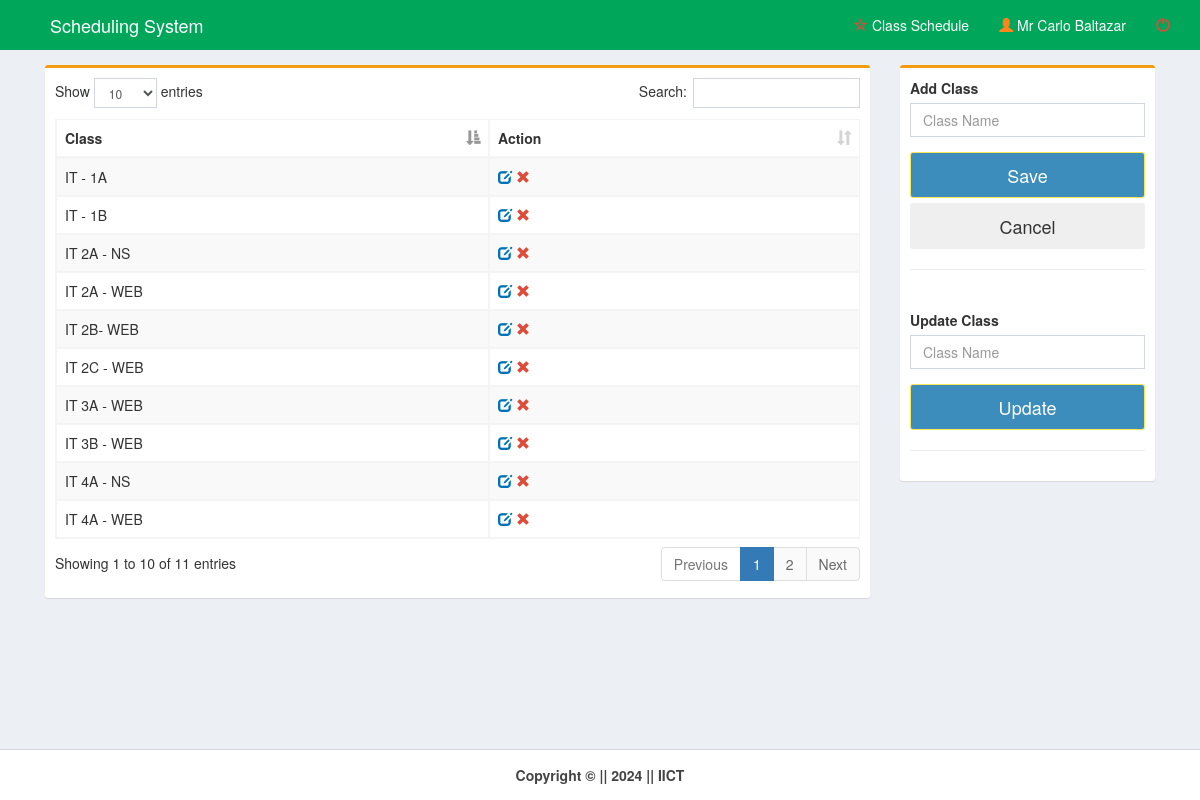
Before: /pages/class.php (signed in) with the older database file.
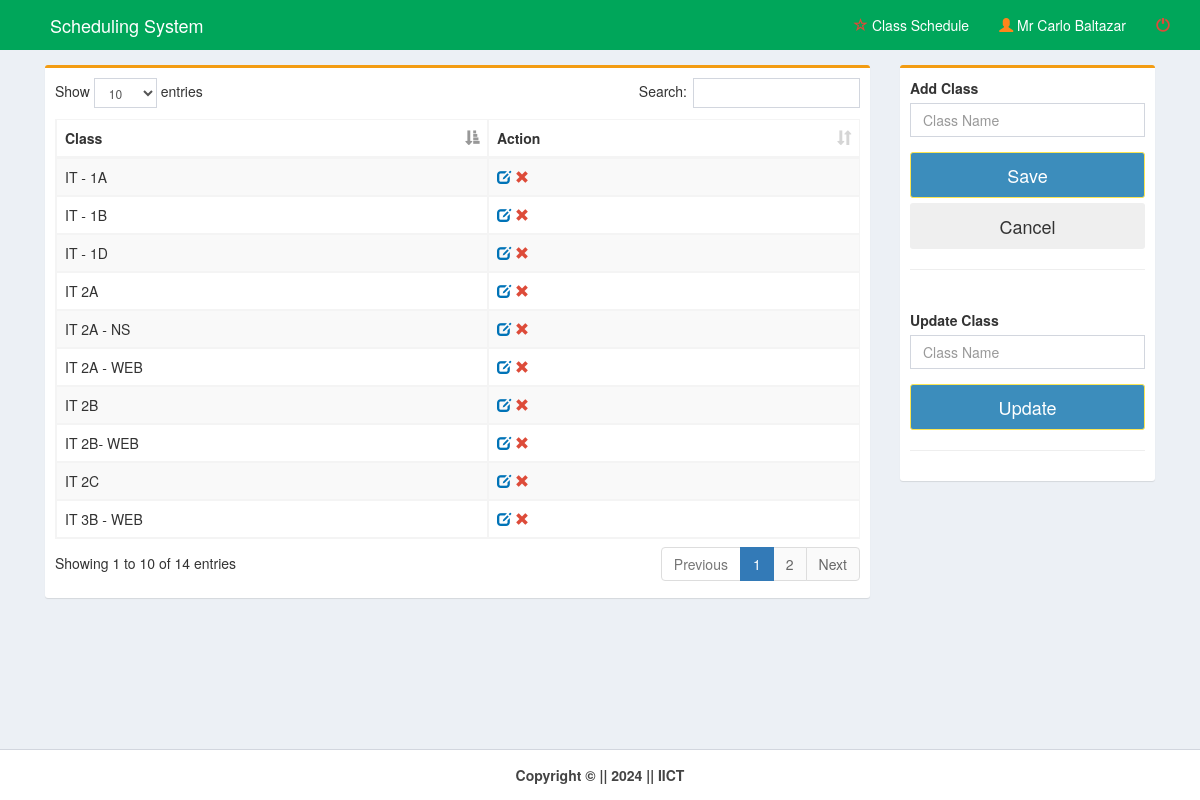
After: the same page with the newer database file.
### tables this page shows
CREATE TABLE `cys` (
  `cys_id` int(11) NOT NULL,
  `cys` varchar(20) NOT NULL
);

### pages/class.php (the view, shortened to what this page needs)
<!DOCTYPE html>
<html>
  <head>
    <link rel="stylesheet" href="../bootstrap/css/bootstrap.min.css">
    <link rel="stylesheet" href="../plugins/datatables/dataTables.bootstrap.css">
    <link rel="stylesheet" href="../dist/css/AdminLTE.min.css">
    <link rel="stylesheet" href="../plugins/select2/select2.min.css">
    <link rel="stylesheet" href="../dist/css/skins/_all-skins.min.css">
 </head>
  <body class="hold-transition skin-green layout-top-nav" onload="myFunction()">
    <div class="wrapper">
      <div class="content-wrapper">
        <div class="container">
          <section class="content">
            <div class="row">
	      <div class="col-md-9">
              <div class="box box-warning">
                <div class="box-body">
				<div class="row">
					<div class="col-md-12">
						<table id="example1" class="table table-bordered table-striped" style="margin-right:-10px">
              <thead>
                <tr>
                <th>Class</th>
                <th>Action</th>
                </tr>
              </thead>
    <?php
        include('../dist/includes/dbcon.php');
        $query=mysqli_query($con,"select * from cys order by cys")or die(mysqli_error($con));
          while($row=mysqli_fetch_array($query)){
            $id=$row['cys_id'];
            $cys=$row['cys'];
    ?>
                <tr>
                <td><?php echo $cys;?></td>
                <td><a id="click" href="class.php?id=<?php echo $id;?>&cys=<?php echo $cys;?>">
                <i class="glyphicon glyphicon-edit text-blue"></i></a>
                <a id="removeme" onclick="return('Are you sure you want to delete this data?')" href="class_del.php?id=<?php echo $id;?>">
                <i class="glyphicon glyphicon-remove text-red"></i></a>
                </td>
                </tr>
<?php }?>
</table>
		</div>
		<div class="col-md-6">
         </div>
        </div>
                </div>
              </div>
            </div>
            <div class="col-md-3">
              <div class="box box-warning">
                <div class="box-body">
                  <div id="form">
				  <div class="row">
					 <div class="col-md-12">
						  <div class="form-group">
							<label for="date">Add Class</label><br>
								<input type="text" class="form-control" name="class" placeholder="Class Name" required>
						  </div>
					</div>
				  </div>
                  <div class="form-group">
                      <button class="btn btn-lg btn-block btn-primary" id="daterange-btn" name="save" type="submit">
                        Save
                      </button>
					  <button class="btn btn-lg btn-block" id="daterange-btn" type="reset">
                       Cancel
                      </button>
                   </div>
                  </div><hr>
                </div>
				<div class="box-body" style="" id="displayform">
                  <div id="form">
				  <div class="row">
					 <div class="col-md-12">
						  <form method="post" action="class_update.php">
						  <div class="form-group">
							<label for="date">Update Class</label><br>
								<input type="text" class="form-control" id="class" name="class" value="<?php echo $_REQUEST['cys'];?>" placeholder="Class Name" required>
						  </div>
					</div>
				  </div>
                  <div class="form-group">
                      <button class="btn btn-lg btn-block btn-primary" id="daterange-btn" name="save" type="submit">
                        Update
                      </button>
                   </div>
                  </div><hr>
                </div>
              </div>
            </div>
          </div>
          </section>
        </div>
      </div>
      <?php include('../dist/includes/footer.php');?>
    </div>
  </body>
</html>

Changed rows visible on the page:
removed cys: cys "IT 2C - WEB"
removed cys: cys "IT 3A - WEB"
no longer on this page (row unchanged): cys: cys "IT 4A - NS"
no longer on this page (row unchanged): cys: cys "IT 4A - WEB"
added cys: cys "IT - 1D"
added cys: cys "IT 2A"
added cys: cys "IT 2B"
added cys: cys "IT 2C"
Other visible differences:
text written by a page script: "Show entries Search: Showing 1 to 10 of 11 entries Previous 1 2 Next" → "Show entries Search: Showing 1 to 10 of 14 entries Previous 1 2 Next"
